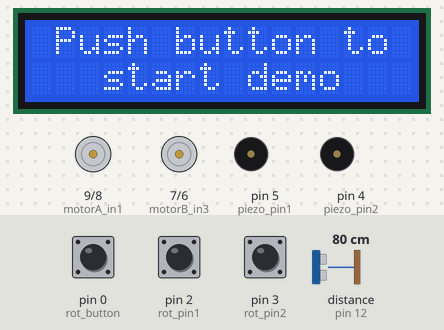
Bench run of a sketch on a simulated Arduino Uno, built with avr-gcc and run on an emulated ATmega328P. Parts: 16×2 character LCD, motor-driver pin pairs drawn as motors (green arrow = first pin HIGH = forward, orange = second pin HIGH = backward, longer = more drive, scaled by the enable pin), buzzer (waves = sounding, pin HIGH). Inputs (shaded band) come from the test bench; at power-on: distance to the obstacle (sensor on pin 12) 80 cm, pin 0 (rot_button) HIGH, pin 2 (rot_pin1) HIGH, pin 3 (rot_pin2) HIGH. The echo pulse lasts 58.3 µs per cm; pins used as bus, display or sensor lines are not drawn.

Above: at 1.6 s.
1.7 s: distance to the obstacle (sensor on pin 12) set to 18 cm
4.7 s: pin 0 (rot_button) pulled LOW for 3.2 s
10.9 s: distance to the obstacle (sensor on pin 12) set to 14 cm
At 11.2 s:
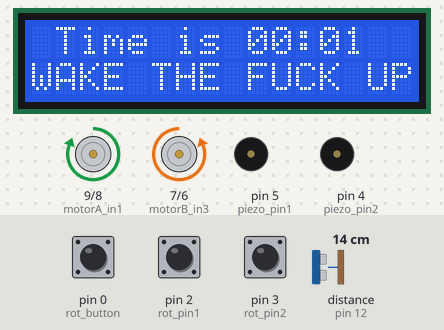
13.1 s: pin 2 (rot_pin1) pulled LOW for 0.15 s
At 15.2 s:
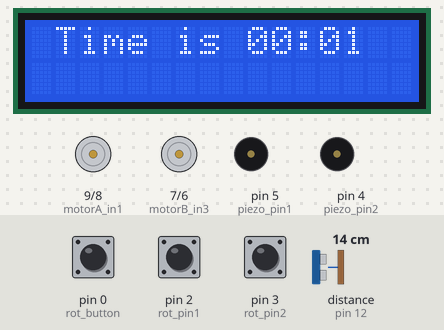
15.5 s: pin 2 (rot_pin1) pulled LOW for 1 s
At 17.6 s:
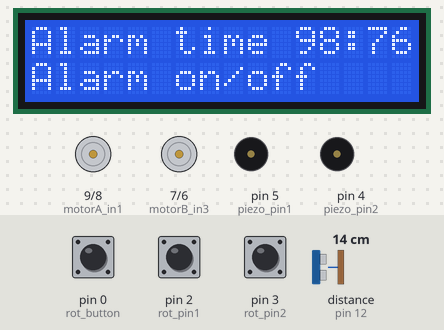
18.0 s: pin 2 (rot_pin1) pulled LOW for 3.2 s
At 20.2 s:
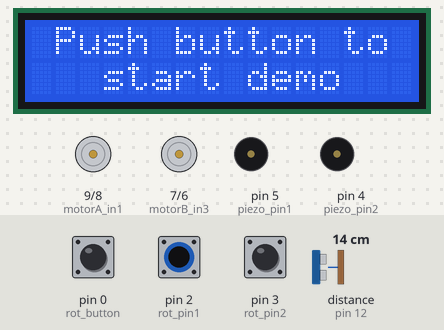
Timing chart, 0 to 21.7 s (numbered marks = the images above; inputs shaded):
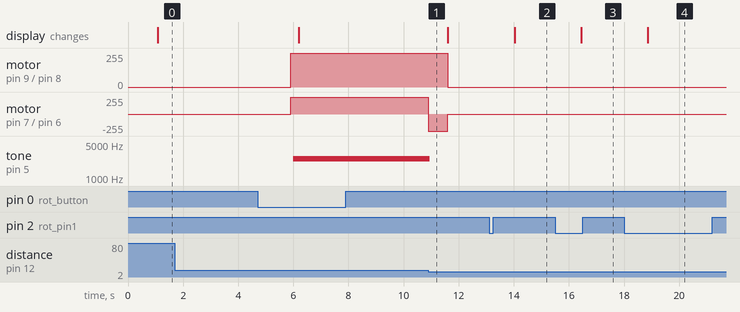

Measured:
- the behaviour switches between 16 and 15 cm on distance to the obstacle (sensor on pin 12) (found by bisection; images 0 and 1)
- after the input at 1.7 s, every drawn part: stays the same
- after the input at 10.9 s, motor on pin 9 (motorA_in1) / pin 8 (motorA_in2): forward 255/255 → stopped after 0.70 s; motor on pin 7 (motorB_in3) / pin 6 (motorB_in4): forward 255/255 → backward 255/255 at once, → stopped 0.70 s later; tone on pin 5 (piezo_pin1): 2500 Hz → silent at once
- after the input at 13.1 s, the display: changes after 0.93 s (image 2)
- after the input at 15.5 s, the display: changes after 0.94 s (image 3)
- after the input at 18.0 s, the display: changes after 0.86 s (image 4)

The sketch:

source_code_mitja.ino
```cpp
#include <LiquidCrystal.h>
#include <TimeAlarms.h>
#include <Time.h>
#include <TimeLib.h>

// Kellorobo

uint8_t time_h    = 12;
uint8_t time_min  = 34;
uint8_t alarm_h   = 98;
uint8_t alarm_min = 76;

const uint8_t piezo_pin1 = 5;
const uint8_t piezo_pin2 = 4;

const uint8_t rot_pin1   = 2; // rotary encoder pins
const uint8_t rot_pin2   = 3;
const uint8_t rot_button = 0;

const uint8_t motorA_ena = 11;  // motor pins
const uint8_t motorB_ena = 10;
const uint8_t motorA_in1 = 9;
const uint8_t motorA_in2 = 8;
const uint8_t motorB_in3 = 7;
const uint8_t motorB_in4 = 6;

const uint8_t ultra_trig = 13;    // ultrasonic sensor pins
const uint8_t ultra_echo = 12;

// menu related
volatile int rot_pos = 128;
volatile uint8_t screen = 0; // 0 = time, 1 = alarm, 2 = demo
char temp1[17];
char temp2[17];
int choice = 0;

//alarm related variables
uint16_t  dist = 0xffff;
unsigned long dur;
const uint16_t turn_time   = 700;    // milliseconds, 700 = hattuvakio

bool alarm            = true;
bool turn_right_bool  = false;          // for motors

//time related
uint8_t alarm_time[2] = {13,80}; // hours and minutes
uint8_t hms[3]        = {0,0,0}; //hours minutes and seconds

LiquidCrystal lcd(A5, A4, A0, A1, A2, A3); //RS, EN, D4, D5, D6, D7
                 // arduino pins           // LCD PINS

void setup()
{
  pinMode(piezo_pin1, OUTPUT);      // initialize pins
  pinMode(piezo_pin2, OUTPUT);
  pinMode(rot_pin1,   INPUT_PULLUP);
  pinMode(rot_pin2,   INPUT_PULLUP);
  pinMode(rot_button, INPUT_PULLUP);
  pinMode(motorA_ena, OUTPUT);
  pinMode(motorB_ena, OUTPUT);
  pinMode(motorA_in1, OUTPUT);
  pinMode(motorB_in3, OUTPUT);
  pinMode(motorA_in2, OUTPUT);
  pinMode(motorB_in4, OUTPUT);

  pinMode(ultra_trig, OUTPUT);
  pinMode(ultra_echo, INPUT);

  lcd.begin(16, 2);                          // init display

  attachInterrupt(digitalPinToInterrupt(2), myEncoder, FALLING);  // encoder pin on interrupt 0 - pin 2

  stop_motors();
  set_time(0,0);
  set_alarm(0,1);
}

int click() // Function to detect click on rotary encoder
{
  return digitalRead(rot_button);
}

void releaseClick() // Function to wait until user releases button
{
  while(1)
  {
    if (click() == 1)
    {
      Alarm.delay(25);
      break;
    }
  }
}

void myEncoder()
{
  noInterrupts();
  int i;
  int sum = 0;
  int j;
  for (i=0; i< 10 ; i++){
    j = PIND & 0b00001100;
    sum += j;
  }
  if (sum == 0) {
    rot_pos--;
  }
  else if (sum == 80) {
    rot_pos++;
  }
  //delay(5);
  interrupts();
}

void menu() {
  lcd.clear();

  if(rot_pos % 3 == 0) {
    sprintf(temp1, " Time is %02d:%02d ", hms[0], hms[1]);
    sprintf(temp2, "                ");
  }
  else if(rot_pos % 3 == 1) {
    sprintf(temp1, "Alarm time %02d:%02d", alarm_h, alarm_min);
    sprintf(temp2, "Alarm on/off");
  }
  else {
    sprintf(temp1, " Push button to ");
    sprintf(temp2, "   start demo   ");
  }
  lcd.setCursor(0, 0);
  lcd.print(temp1);
  lcd.setCursor(0, 1);
  lcd.print(temp2);
  Alarm.delay(200);
}

void demodrive(int direction)
{
  lcd.clear();
  lcd.print("CLICK!");

  digitalWrite(motorA_ena, HIGH);
  digitalWrite(motorB_ena, HIGH);

  if (direction == 1) // Forward
  {
    digitalWrite(motorA_in1, HIGH);
    digitalWrite(motorA_in2, LOW);
    digitalWrite(motorB_in3, HIGH);
    digitalWrite(motorB_in4, LOW);

    Alarm.delay(2000);
  }

  else if (direction == 2) // Backward
  {
    digitalWrite(motorA_in1, LOW);
    digitalWrite(motorA_in2, HIGH);
    digitalWrite(motorB_in3, LOW);
    digitalWrite(motorB_in4, HIGH);

    Alarm.delay(2000);
  }

  else if (direction == 4) // Left
  {
    digitalWrite(motorA_ena, LOW);

    digitalWrite(motorB_in3, HIGH);
    digitalWrite(motorB_in4, LOW);

    Alarm.delay(700);
  }

  else if (direction == 3) // Right
  {
    digitalWrite(motorA_in1, HIGH);
    digitalWrite(motorA_in2, LOW);

    digitalWrite(motorB_ena, LOW);

    Alarm.delay(700);
  }

  digitalWrite(motorA_ena, LOW);
  digitalWrite(motorB_ena, LOW);
  digitalWrite(motorA_in1, LOW);
  digitalWrite(motorA_in2, LOW);
  digitalWrite(motorB_in3, LOW);
  digitalWrite(motorB_in4, LOW);
}

void set_time(int hours, int minutes)
{
  TimeElements tm;
  tm.Year = 1;
  tm.Month = 1;
  tm.Day = 1;
  tm.Hour = hours;
  tm.Minute = minutes;
  tm.Second = 55;
  setTime(makeTime(tm));
}

void get_time()
{
  time_t timet;

  timet = now();
  hms[0] = hour(timet);
  hms[1] = minute(timet);
  hms[2] = second(timet);
}

void set_alarm(int hours, int minutes)
{
  alarm_time[0] = hours;
  alarm_time[1] = minutes;
}

void change_direction()
{
  if (turn_right_bool == false)
  {
    turn_left();
    Alarm.delay(turn_time);
    turn_right_bool = true;
    drive_fwd();
  }
  else
  {
    turn_right();
    turn_right_bool = false;
    Alarm.delay(turn_time);
    drive_fwd();
  }
}

void drive_fwd()                              // set robot to drive forwards
{
  digitalWrite(motorA_in1, HIGH);
  digitalWrite(motorA_in2, LOW);
  digitalWrite(motorB_in3, HIGH);
  digitalWrite(motorB_in4, LOW);
}

void turn_right()
{
  digitalWrite(motorA_in1, LOW);
  digitalWrite(motorA_in2, HIGH);
  digitalWrite(motorB_in3, HIGH);
  digitalWrite(motorB_in4, LOW);
}

void turn_left()
{
  digitalWrite(motorA_in1, HIGH);
  digitalWrite(motorA_in2, LOW);
  digitalWrite(motorB_in3, LOW);
  digitalWrite(motorB_in4, HIGH);
}

void stop_motors()
{
  digitalWrite(motorA_ena, LOW);     // set all motor pins low
  digitalWrite(motorB_ena, LOW);
  digitalWrite(motorA_in1, LOW);
  digitalWrite(motorA_in2, LOW);
  digitalWrite(motorB_in3, LOW);
  digitalWrite(motorB_in4, LOW);
}

void calc_distance()
{
  while (dist >= 15)        // in cm
  {
    if (digitalRead(rot_button) == LOW)      // pin is low when button is pressed
    {
      alarm = false;
    }
    play_sound();
    print_alarm();
    // Sets the trigPin on HIGH state for 1 millisecond
    digitalWrite(ultra_trig, HIGH);
    Alarm.delay(1);
    digitalWrite(ultra_trig, LOW);

    // Reads the echoPin, returns the sound wave travel time in microseconds
    dur = pulseIn(ultra_echo, HIGH);

    // Calculating the distance in cm
    dist = dur * 0.034 / 2;
  }
}


void print_alarm()
{
  lcd.clear();
  sprintf(temp1, " Time is %02d:%02d ", hms[0], hms[1]);
  sprintf(temp2, "WAKE THE FUCK UP");

  lcd.setCursor(0, 0);
  lcd.print(temp1);
  lcd.setCursor(0, 1);
  lcd.print(temp2);
}


void play_sound()
{
  digitalWrite(piezo_pin2, LOW);
  tone(piezo_pin1, 2500, 50);     // 2500 Hz pwm for 50 ms
}

void alarm_on() // called when alarm rings
{
  digitalWrite(motorA_ena, HIGH);     // set motor power pins high
  digitalWrite(motorB_ena, HIGH);

  drive_fwd();

  digitalWrite(ultra_trig, LOW);      // init
  Alarm.delay(100);
  while (alarm)
  {
    calc_distance();
    change_direction();
    dist = 0xffff;
  }
  stop_motors();
}

void loop()
{
  // setup(); This is Arduino, this should be done anyway by default

  Alarm.delay(1000);
  get_time();
  if (hms[0] == alarm_time[0] && hms[1] == alarm_time[1] && hms[2] == 0) // alarm check
  {
    alarm_on();
  }
  menu();
}
```
